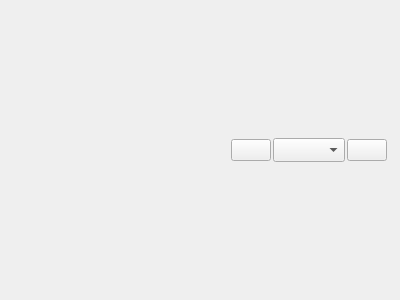
<?xml version="1.0" encoding="UTF-8"?>
<ui version="4.0">
 <class>Form</class>
 <widget class="QWidget" name="Form">
  <property name="geometry">
   <rect>
    <x>0</x>
    <y>0</y>
    <width>400</width>
    <height>300</height>
   </rect>
  </property>
  <property name="windowTitle">
   <string>Form</string>
  </property>
  <layout class="QGridLayout" name="gridLayout">
   <item row="0" column="0">
    <widget class="QWidget" name="mplwindow" native="true">
     <property name="sizePolicy">
      <sizepolicy hsizetype="Preferred" vsizetype="Preferred">
       <horstretch>0</horstretch>
       <verstretch>0</verstretch>
      </sizepolicy>
     </property>
     <layout class="QVBoxLayout" name="mplvl">
      <property name="spacing">
       <number>2</number>
      </property>
      <property name="margin">
       <number>2</number>
      </property>
      <item>
       <layout class="QVBoxLayout" name="ltMPL">
        <property name="sizeConstraint">
         <enum>QLayout::SetDefaultConstraint</enum>
        </property>
       </layout>
      </item>
      <item>
       <layout class="QHBoxLayout" name="horizontalLayout">
        <property name="sizeConstraint">
         <enum>QLayout::SetDefaultConstraint</enum>
        </property>
        <item>
         <widget class="QWidget" name="wgtToolbox" native="true">
          <layout class="QHBoxLayout" name="ltToolbox"/>
         </widget>
        </item>
        <item>
         <layout class="QHBoxLayout" name="ltNavigate">
          <property name="sizeConstraint">
           <enum>QLayout::SetDefaultConstraint</enum>
          </property>
          <item>
           <widget class="QPushButton" name="btnBack">
            <property name="sizePolicy">
             <sizepolicy hsizetype="Fixed" vsizetype="Fixed">
              <horstretch>0</horstretch>
              <verstretch>0</verstretch>
             </sizepolicy>
            </property>
            <property name="text">
             <string/>
            </property>
            <property name="icon">
             <iconset resource="icons.qrc">
              <normaloff>:/fig/back_arrow.png</normaloff>:/fig/back_arrow.png</iconset>
            </property>
           </widget>
          </item>
          <item>
           <widget class="QComboBox" name="comboBoxSelect">
            <property name="enabled">
             <bool>true</bool>
            </property>
            <property name="sizePolicy">
             <sizepolicy hsizetype="Fixed" vsizetype="Fixed">
              <horstretch>0</horstretch>
              <verstretch>0</verstretch>
             </sizepolicy>
            </property>
            <property name="minimumSize">
             <size>
              <width>0</width>
              <height>24</height>
             </size>
            </property>
           </widget>
          </item>
          <item>
           <widget class="QPushButton" name="btnForward">
            <property name="sizePolicy">
             <sizepolicy hsizetype="Fixed" vsizetype="Fixed">
              <horstretch>0</horstretch>
              <verstretch>0</verstretch>
             </sizepolicy>
            </property>
            <property name="text">
             <string/>
            </property>
            <property name="icon">
             <iconset resource="icons.qrc">
              <normaloff>:/fig/forward_arrow.png</normaloff>:/fig/forward_arrow.png</iconset>
            </property>
           </widget>
          </item>
         </layout>
        </item>
       </layout>
      </item>
     </layout>
    </widget>
   </item>
  </layout>
 </widget>
 <resources>
  <include location="icons.qrc"/>
 </resources>
 <connections/>
</ui>
